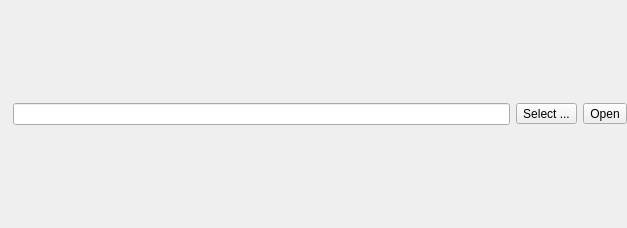
<?xml version="1.0" encoding="UTF-8"?>
<ui version="4.0">
 <class>FileSelectorEdit</class>
 <widget class="QWidget" name="FileSelectorEdit">
  <property name="geometry">
   <rect>
    <x>0</x>
    <y>0</y>
    <width>627</width>
    <height>228</height>
   </rect>
  </property>
  <property name="windowTitle">
   <string>Form</string>
  </property>
  <property name="locale">
   <locale language="English" country="UnitedStates"/>
  </property>
  <layout class="QHBoxLayout" name="horizontalLayout">
   <property name="spacing">
    <number>6</number>
   </property>
   <property name="leftMargin">
    <number>0</number>
   </property>
   <property name="topMargin">
    <number>0</number>
   </property>
   <property name="rightMargin">
    <number>0</number>
   </property>
   <property name="bottomMargin">
    <number>0</number>
   </property>
   <item>
    <widget class="QLabel" name="pathNotFound">
     <property name="pixmap">
      <pixmap resource="resources.qrc">:/resources/icons/emblem-warning-16.png</pixmap>
     </property>
    </widget>
   </item>
   <item>
    <widget class="QLineEdit" name="pathEdit"/>
   </item>
   <item>
    <widget class="QToolButton" name="pathSelect">
     <property name="sizePolicy">
      <sizepolicy hsizetype="Minimum" vsizetype="Fixed">
       <horstretch>0</horstretch>
       <verstretch>0</verstretch>
      </sizepolicy>
     </property>
     <property name="text">
      <string>Select ...</string>
     </property>
     <property name="icon">
      <iconset theme="folder">
       <normaloff>.</normaloff>.</iconset>
     </property>
     <property name="toolButtonStyle">
      <enum>Qt::ToolButtonTextBesideIcon</enum>
     </property>
    </widget>
   </item>
   <item>
    <widget class="QToolButton" name="pathOpen">
     <property name="text">
      <string>Open</string>
     </property>
     <property name="icon">
      <iconset theme="system-run">
       <normaloff>.</normaloff>.</iconset>
     </property>
     <property name="toolButtonStyle">
      <enum>Qt::ToolButtonTextBesideIcon</enum>
     </property>
    </widget>
   </item>
  </layout>
 </widget>
 <resources>
  <include location="resources.qrc"/>
 </resources>
 <connections/>
</ui>
